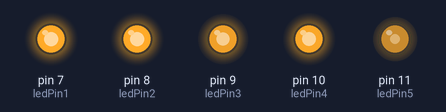
A sketch run on a simulated Arduino Uno, built with avr-gcc and run on an emulated ATmega328P. Shown: output pins drawn as LEDs (lit = HIGH). Random numbers use the default seed unless the sketch sets one.

Above: at 0.12 s.
At 4.88 s:
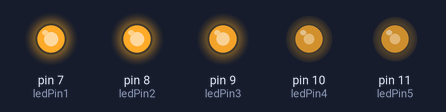
At 9.11 s:
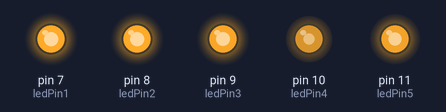
At 19.33 s:
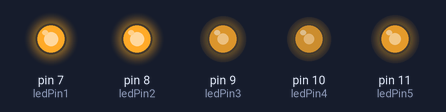
At 30.89 s:
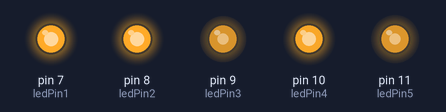
At 39.46 s:
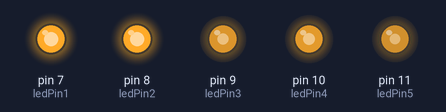
Timing chart, 0 to 40.0 s (numbered marks = the images above):
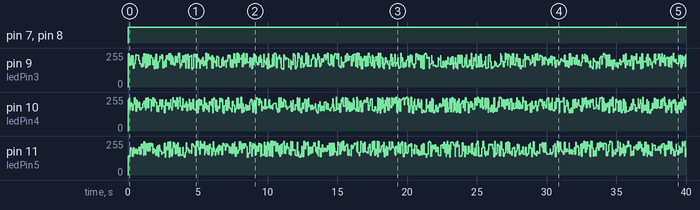

Measured:
- by itself, pin 7 (ledPin1), pin 8 (ledPin2): LOW → HIGH at 0.00 s

The sketch:

Project_9_Mood_Lamp_Ivailo.ino
```cpp
// Project 9 - LED Fire Effect

int ledPin1 = 7;
int ledPin2 = 8;
int ledPin3 = 9;
int ledPin4 = 10;
int ledPin5 = 11;

void setup()
{
  pinMode(ledPin1, OUTPUT);
  pinMode(ledPin2, OUTPUT);
  pinMode(ledPin3, OUTPUT);
  pinMode(ledPin4, OUTPUT);
  pinMode(ledPin5, OUTPUT);
}

void loop()
{
analogWrite(ledPin1, random(120)+135);
analogWrite(ledPin2, random(120)+135);
analogWrite(ledPin3, random(120)+135);
analogWrite(ledPin4, random(120)+135);
analogWrite(ledPin5, random(120)+135);
delay(random(100));
}
```
